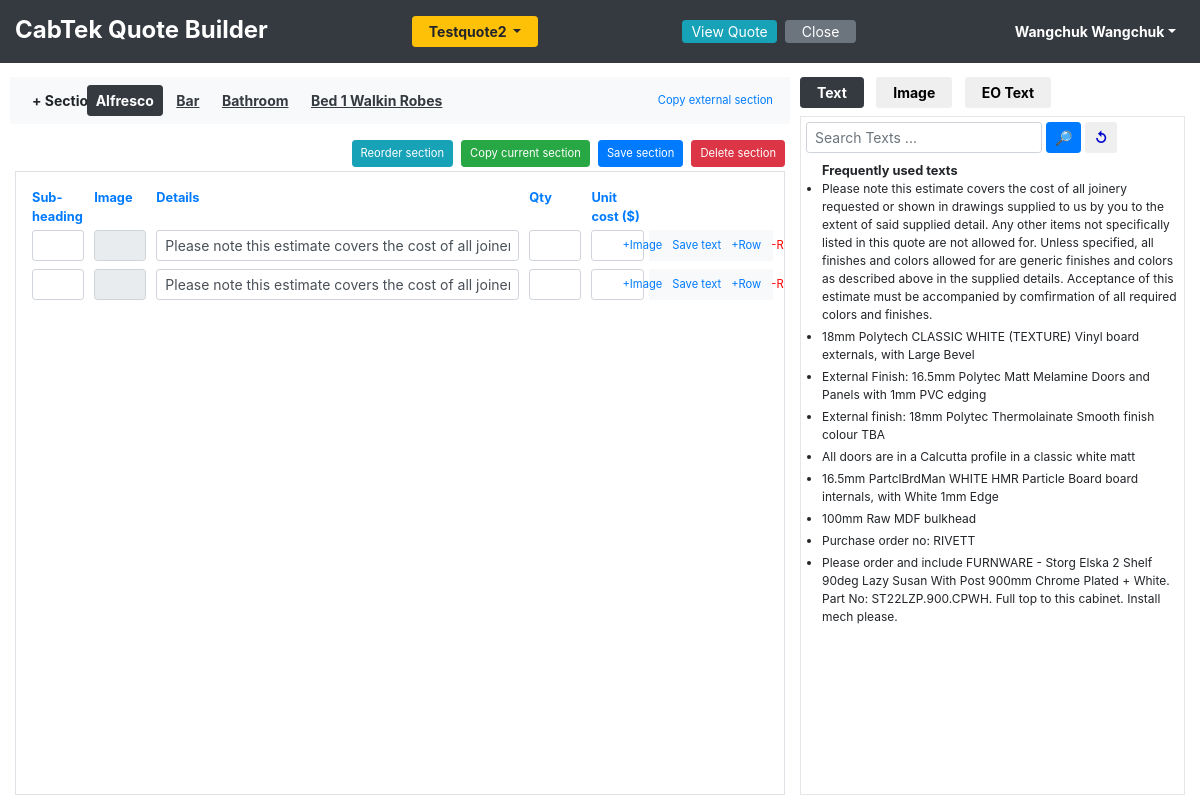
Screenshot of /add_quote_details/Testquote2 (signed in) with the database file from the repository.
### tables this page shows
CREATE TABLE quotes_table (
            quote_id INTEGER PRIMARY KEY AUTOINCREMENT,
            quote_name TEXT NOT NULL UNIQUE,
            user_id INTEGER NOT NULL,
            date_quote_created TEXT,
            customer_name TEXT,
            customer_email TEXT,
            customer_phone_no TEXT,
            delivery_info TEXT,
            quote_name_lower_case TEXT,
            time_stamp INTEGER,
            rev_date TEXT,
            is_template TEXT,
            quote_status_id INTEGER
        , revision_dates TEXT, joinery_supply_type TEXT, is_diy Text, company_id Integer);

CREATE TABLE user_table (
            user_id Integer PRIMARY KEY AUTOINCREMENT,
            user_name TEXT NOT NULL UNIQUE,
            full_name TEXT NOT NULL,
            email_id TEXT NOT NULL,
            user_password TEXT NOT NULL,
            mobile_no TEXT,
            phone_no TEXT,
            user_type_id Integer
            
        );

CREATE TABLE section_names_table (
            section_name_id INTEGER PRIMARY KEY AUTOINCREMENT,
            section_name TEXT NOT NULL UNIQUE,
            section_name_lower_case TEXT  
        );

CREATE TABLE frequently_used_text_table (
            id INTEGER PRIMARY KEY AUTOINCREMENT,
            user_id INTEGER NOT NULL,
            text TEXT NOT NULL,
            count INTEGER,
            text_lower_case TEXT
        );

### app.py (the view, shortened to what this page needs)
@app.route('/add_quote_details/<quote_name>', methods=['GET'])
@app.route('/add_quote_details/<quote_name>/<add_new_section>/<section_name>', methods=['GET'])
def add_quote_details(quote_name, section_name = "none", add_new_section = "no"):
    try:
        if 'user_info' in session:
            selected_section_name = None
            user_id = session['user_info']['user_id']
            section_name = section_name.strip()
            add_new_section = add_new_section.strip()
            all_images = quote_builder_db.get_all_images()
            all_image_tags = quote_builder_db.get_all_image_tags()
            texts_by_user_id = quote_builder_db.get_texts_by_user_id(user_id)
            frequently_used_texts_by_user_id = quote_builder_db.get_frequently_used_texts_by_user_id(user_id)
            all_section_names = quote_builder_db.get_all_section_names()
            all_section_image_size = quote_builder_db.get_all_section_image_size()
            quote_data = quote_builder_db.get_quote_data(quote_name)
            quote_info = quote_builder_db.get_quote_info_by_quote_name(quote_name)
            quote_info['quoted_by'] = quote_builder_db.get_user_info_by_id(user_id)['full_name']
            eo_excel_text = []
            eo_excel_by_user_id = quote_builder_db.get_eo_excel_by_user_id(user_id)
            if eo_excel_by_user_id :
                eo_excel_id = eo_excel_by_user_id[0]['id']
                eo_excel_text = quote_builder_db.get_eo_excel_text_by_eo_excel_id(eo_excel_id)
            if quote_name and section_name == 'none' and add_new_section == 'no':
                section_names = quote_data['section_names']
                if section_names:
                    selected_section_name = section_names[0]
                    return render_template('add_quote_details.html', all_images=all_images, quote_info=quote_info, texts_by_user_id=texts_by_user_id, all_section_names=all_section_names , quote_data =quote_data, selected_section_name = selected_section_name , page_name = 'add_quote_details' , eo_excel_text = eo_excel_text, all_image_tags = all_image_tags , all_section_image_size = all_section_image_size, frequently_used_texts_by_user_id = frequently_used_texts_by_user_id)
        else:
            return render_template('login_error.html')
    except Exception as ex:
        print(f'Error:"{ex}" [In function {inspect.stack()[0][3]}]')

### templates/add_quote_details.html (shortened to what this page needs)
{% include "header.html" %}
<div class="main-div">
    {% if 'user_info' in session %}
    <div class="row " style="overflow-x: hidden;">
        <div class="col-md-8 pt-1" id="add_quote_details_div">
            <div class="row">
                <div class="col-md-12">
                    <div class="form-row bg-light p-2">
                        <div class="col-md-1">
                            <button class="btn btn-light bold btn-sm  " onclick="AddNewSection()">+ Section</button>
                        </div>
                        <div class="col-md-9 " id="section_names_div">
                            {% if quote_data['section_names']|length > 0 %}
                            {% for section_name in quote_data['section_names'] %}
                            {% if section_name == selected_section_name %}
                            <a href="#" onclick="sectionNameOnClick(this)" type="button" class="btn btn-sm  d-inline-block bold btn-dark">{{section_name}}</a>
                            {% else %}
                            <a href="#" onclick="sectionNameOnClick(this)" type="button" class="btn btn-sm  d-inline-block bold text-dark underline">{{section_name}}</a>
                            {% endif %}
                            {% endfor %}
                            {% endif %}
                        </div>
                        <div class="col-md-2 d-flex justify-content-end px-0">
                            <button type="button" class="btn btn-link btn-sm" data-user_id="{{ session['user_info']['user_id'] }}"  id="copy_external_section_btn" onclick="loadModalCopyExternalSection(this)"> <small>Copy external section</small></button>
                        </div>
                    </div>
                </div>
            </div>
            <div class="form-row mt-3 mb-1">
                <div class="col-md-12 d-flex justify-content-end">
                    <button type="button" class="btn btn-sm   btn-info      d-inline-block      {{ '' if quote_data['section_names']|length > 1 else 'hide' }}" id="reorder_section_btn" onclick="loadModalReorderSections(this)"> <small>Reorder section</small></button>
                    <button type="button" class="btn btn-sm   btn-success   d-inline-block ml-2 {{ '' if selected_section_name else 'hide' }}" id="copy_current_section_btn" onclick="copyCurrentSection()"> <small>Copy current section</small></button>
                    <button type="button" class="btn btn-sm  btn-primary   d-inline-block ml-2 {{ '' if selected_section_name else 'hide' }}" id="save_section_btn" onclick="saveCurrentSectionDetailsToDB()"><small>Save section</small></button>
                    <button type="button" class="btn btn-sm  btn-danger    d-inline-block ml-2 {{ '' if selected_section_name else 'hide' }}" id="delete_section_btn" onclick="deleteSelectedSection()"> <small class="">Delete section</small></button>
                </div>
            </div>
            <div class="border  p-3 {{ '' if quote_data['section_names']|length > 0 else 'hide' }}" id="quote_detail_div" style="overflow-x: hidden; overflow-y: auto; height: 78vh;">
                {% if selected_section_name %}
                <div class="form-row">
                    <div class="col-md-1 mb-1 text-primary "><small class="bold">Sub-heading</small></div>
                    <div class="col-md-1 mb-1 text-primary "><small class="bold">Image</small></div>
                    <div class="col-md-6 mb-1 text-primary "><small class="bold">Details</small></div>
                    <div class="col-md-1 mb-1 text-primary "><small class="bold">Qty</small></div>
                    <div class="col-md-1 mb-1 text-primary "><small class="bold">Unit cost ($)</small></div>
                    <div class="col-md-2 mb-1 text-primary "><small class="bold"></small></div>
                </div>
                {% endif %}
                {% set section_data = quote_data['all_sections_data'][selected_section_name] %}
                <div class="" id="section_details_div">
                    {% if selected_section_name %}
                    {% set section_detail_rows = section_data['section_detail_rows'] %}
                    {% for row in section_detail_rows %}
                    <div class="form-row section_detail_row mb-2" id="section_detail_row_{{loop.index}}">
                        <div class="col-md-1">
                            <input type="text" class="form-control form-control-sm" name="section_sub_heading_{{loop.index}}" autocomplete="off" value="{{row['section_sub_heading']}}">
                        </div>
                        <div class="col-md-1">
                            <input type="text" class="form-control form-control-sm" name="section_image_row_{{loop.index}}" autocomplete="off" value="{{row['section_image_row']}}" readonly tabindex="-1">
                        </div>
                        <div class="col-md-6">
                            <input type="text" class="form-control form-control-sm " name="section_text_row_{{loop.index}}" autocomplete="off" value="{{row['section_text']}}">
                        </div>
                        <div class="col-md-1">
                            <input type="number" class="form-control form-control-sm" name="section_qty_row_{{loop.index}}" autocomplete="off" value="{{ '' if row['section_qty_row'] == 0 else row['section_qty_row'] }}">
                        </div>
                        <div class="col-md-1">
                            <input type="number" class="form-control form-control-sm" name="unit_cost_row_{{loop.index}}" autocomplete="off" value="{{ '' if row['section_unit_cost_row'] == 0 else row['section_unit_cost_row']}}">
                        </div>
                        <div class="col-md-2 bg-light d-flex justify-content-center px-0">
                            <button type="button" class="btn btn-sm btn-link  px-1" name="add_remove_row_image_btn_{{loop.index}}" data-img_inp_name="section_image_row_{{loop.index}}" onclick="addRemoveRowImage(this)" tabindex="-1">
                                {% if row['section_image_row']|length > 0 %} <small class="text-red">-Image</small> {% else %} <small>+Image</small> {% endif %}
                            </button>
                            <button type="button" class="btn btn-sm btn-link px-1" onclick="saveTextToDb('section_detail_row_{{loop.index}}' , 'section_text_row_{{loop.index}}')" tabindex="-1"><small>Save text</small></button>
                            <button type="button" class="btn btn-sm btn-link px-1" onclick="addNewSectionDetailsRowBelow('section_detail_row_{{loop.index}}')" tabindex="-1"><small>+Row</small></button>
                            <button type="button" class="btn btn-sm btn-link px-1 text-red" onclick="removeSectionDetailsRow('section_detail_row_{{loop.index}}')" tabindex="-1"><small>-Row</small></button>
                        </div>
                    </div>
                    {% endfor %}
                    {% endif %}
                </div>
            </div>
        </div>
        <div class="col-md-4 pl-0 pt-1 {{ '' if quote_data['section_names']|length > 0 else 'hide' }}" id="add_resources_div">
            <div class="mb-2">
                <button type="button" id="addTextBtn" class="btn btn-sm btn-dark  bold pl-3 pr-3 mr-2" onclick="showAddTextDiv()">Text</button>
                <button type="button" id="addImageBtn" class="btn btn-sm  bold pl-3 pr-3 mr-2" onclick="showAddImageDiv()">Image</button>
                <button type="button" id="addEoTextBtn" class="btn btn-sm   bold pl-3 pr-3" onclick="showAddEoTextDiv()">EO Text</button>
            </div>
            <div id="addTextDiv" class=" color-border">
                <div class="row mb-2">
                    <div class="col-md-12 ">
                        <div class="input-group" id="text_serach_div">
                            <div class="form-outline mr-1">
                                <input type="text" id="text_search_input" name="text_search_word" placeholder="Search Texts ..." class="form-control form-control-sm" autocomplete="off" tabindex="0" />
                            </div>
                            <button type="button" class="btn btn-sm btn-primary  mr-1" onclick="getSearchedTextsFromDb()"> &#128270; </button>
                            <button type="button" class="btn btn-sm text-blue bold  " onclick="refreshTextResultDiv()"> &#8634; </button>
                        </div>
                    </div>
                </div>
                <div id="text_display_div" style=" overflow-x: hidden; overflow-y: auto; height: 78.5vh;">
                    <ul id="frequently_used_text_ul_block" class="pl-3 my-0">
                        {% if frequently_used_texts_by_user_id %}
                        <small class="bold">Frequently used texts</small>
                        {% for text in frequently_used_texts_by_user_id %}
                        <li class="mb-1" id="frequently_used_text_li_id_{{text['id']}}">
                            <span class="pr-1" onclick="addTextToQuoteDetail(this.id)" id="frequently_used_text_id_{{text['id']}}">{{text['text']}}</span>
                        </li>
                        {% endfor %}
                        {% endif %}
                    </ul>
                </div>
            </div>
        </div>
    </div>
    {% else %}
    <center>
        <p class=" text-red">Ooopss.. Seems like you are logged out..</p>
        <a href="{{url_for('login')}}"> Click here to login again </a>
    </center>
    {% endif %}
</div>
{% include "footer.html" %}

### templates/header.html (shortened to what this page needs)
<html lang="en">
{% set active_page = page_name %}
<head>
    <link href="{{ url_for('static', filename='vendor/bootstrap4/css/bootstrap.min.css') }}" rel="stylesheet">
    <link href="{{ url_for('static', filename='mycss/styles.css')}}" rel="stylesheet">
    <link href="{{ url_for('static', filename='mycss/view_quote_style.css')}}" rel="stylesheet">
    <link rel="stylesheet" type="text/css" href="{{ url_for('static', filename='mycss/disble_printing.css')}}" media="print" />
</head>
<body>
    <nav class="navbar navbar-expand-lg bg-dark sticky-top p-0">
        <div class="container-fluid  m-0 pt-3 pb-3">
            <div class="nav navbar-nav">
                <p class="nav-link text-white bold h4 p-0  m-0 mr-5">CabTek Quote Builder</p>
                {% if active_page == 'add_quote_details' or active_page == 'view_quote' %}
                <div class="dropdown mr-5 ml-5">
                    <button class="btn btn-warning dropdown-toggle btn-sm pl-3 pr-3 bold ml-5 mr-5" type="button" data-toggle="dropdown"><span id="quote_name">{{ quote_info['quote_name'] }} </span> </button>
                </div>
                {% endif %}
                {% if active_page == 'add_quote_details' %}
                <li><a class="nav-link btn btn-sm btn-info p-0 pl-2  pr-2 mt-1 mr-2 ml-5" type="button" href="#" onclick="autoSaveSectionDetails(true,false)"><span class="text-white"> View Quote </span></a></li>
                <li><a class="nav-link btn btn-sm btn-secondary text-white mt-1 p-0 pl-3 pr-3 mr-2" type="button" href="#" onclick="autoSaveSectionDetails(false,true)">Close</a></li>
                {% endif %}
            </div>
            <div class="dropdown nav navbar-nav navbar-right   p-0">
                {% if 'user_info' in session %}
                <button class="btn btn-sm btn-dark dropdown-toggle bold" type="button" id="dropdownMenuUser" data-toggle="dropdown" aria-haspopup="true" aria-expanded="false">{{ session['user_info']['full_name'] }}</button>
                {% endif %}
            </div>
        </div>
    </nav>

### rows the page displays
quotes_table: quote_name "Testquote2"
user_table: user_info.full_name "Wangchuk Wangchuk"
section_names_table: section_name "Alfresco"
section_names_table: section_name "Bar"
section_names_table: section_name "Bathroom"
section_names_table: section_name "Bed 1 Walkin Robes"
frequently_used_text_table: text "Please note this estimate covers the cost of all joinery requested or shown in drawings supplied to us by you to the extent of said supplied detail. Any other items not specifically listed in this quote are not allowed for. Unless specified, all finishes and colors allowed for are generic finishes and colors as described above in the supplied details. Acceptance of this estimate must be accompanied by comfirmation of all required colors and finishes."
frequently_used_text_table: text "18mm Polytech CLASSIC WHITE (TEXTURE) Vinyl board externals, with Large Bevel"
frequently_used_text_table: text "External Finish: 16.5mm Polytec Matt Melamine Doors and Panels with 1mm PVC edging"
frequently_used_text_table: text "External finish: 18mm Polytec Thermolainate Smooth finish colour TBA"
frequently_used_text_table: text "All doors are in a Calcutta profile in a classic white matt"
frequently_used_text_table: text "16.5mm PartclBrdMan WHITE HMR Particle Board board internals, with White 1mm Edge"
frequently_used_text_table: text "100mm Raw MDF bulkhead"
frequently_used_text_table: text "Purchase order no: RIVETT"
frequently_used_text_table: text "Please order and include FURNWARE - Storg Elska 2 Shelf 90deg Lazy Susan With Post 900mm Chrome Plated + White. Part No: ST22LZP.900.CPWH. Full top to this cabinet. Install mech please."
